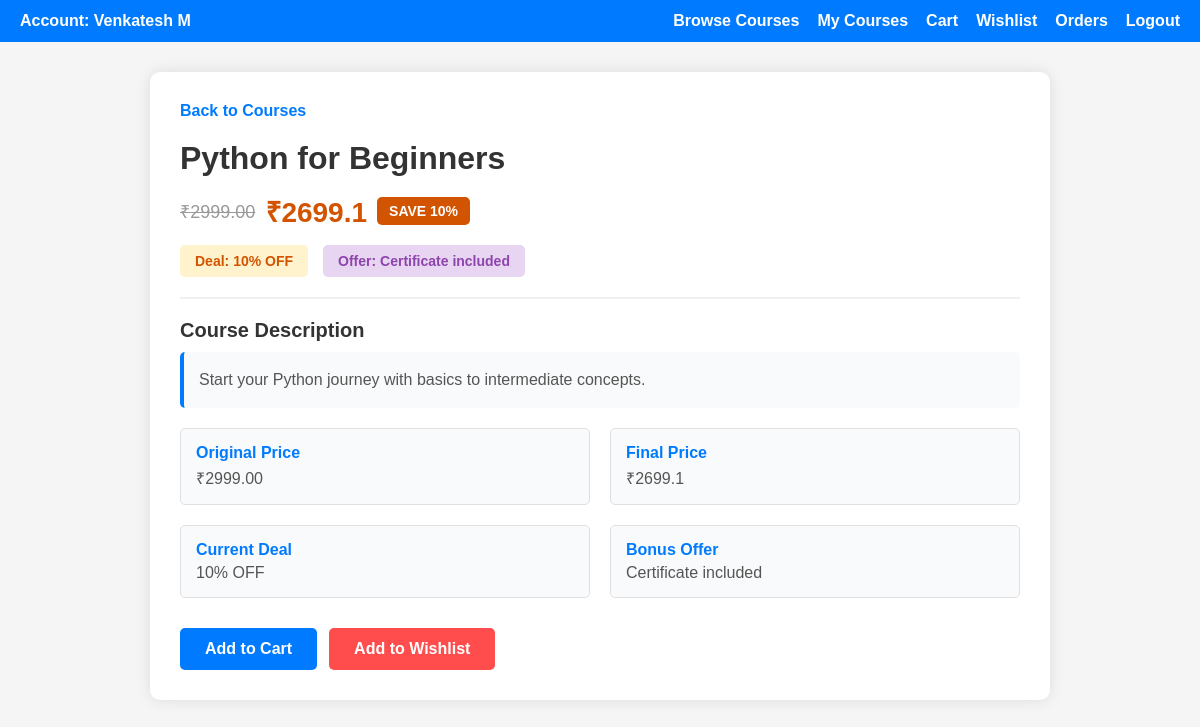
Screenshot of /view_course.php?id=2 (signed in) with the database file from the repository.
### tables this page shows
CREATE TABLE `courses` (
  `id` int(11) NOT NULL,
  `title` varchar(255) DEFAULT NULL,
  `description` text DEFAULT NULL,
  `price` decimal(10,2) DEFAULT NULL,
  `deal` varchar(255) DEFAULT NULL,
  `offer` varchar(255) DEFAULT NULL
);

### db_helper.php (called while the page is built, shortened)
<?php
function getDiscountedPrice($originalPrice, $dealString) {
    preg_match('/(\d+)%/', $dealString, $matches);
    if (!empty($matches[1])) {
        $discountPercent = (int)$matches[1];
        return round($originalPrice * (1 - $discountPercent / 100), 2);
    }
    return $originalPrice;
}
function getDiscountPercent($dealString) {
    preg_match('/(\d+)%/', $dealString, $matches);
    return !empty($matches[1]) ? (int)$matches[1] : 0;
}
?>

### view_course.php (the view, shortened to what this page needs)
<?php
require_once 'db_helper.php';
$conn = new mysqli("localhost", "root", "", "23UCS105");
$course_id = isset($_GET['id']) ? (int)$_GET['id'] : 0;
$result = $conn->query("SELECT * FROM courses WHERE id = $course_id");
$course = $result->fetch_assoc();
$discountedPrice = getDiscountedPrice($course['price'], $course['deal']);
$discountPercent = getDiscountPercent($course['deal']);
?>
<!DOCTYPE html>
<html lang="en">
<head>
</head>
<body>
<div class="appbar">
    <div class="appbar-left">
        <div class="icon">Account: <?= $_SESSION['user'] ?></div>
    </div>
    <div class="appbar-right">
        <a href="dashboard.php" class="icon">Browse Courses</a>
        <a href="my_courses.php" class="icon">My Courses</a>
        <a href="cart.php" class="icon">Cart</a>
        <a href="wishlist.php" class="icon">Wishlist</a>
        <a href="order_history.php" class="icon">Orders</a>
        <a href="auth.php?logout=1" class="icon">Logout</a>
    </div>
</div>
<div class="container">
    <a href="dashboard.php" class="back-link">Back to Courses</a>
    <div class="course-header">
        <h1 class="course-title"><?= htmlspecialchars($course['title']) ?></h1>
        <div class="course-meta">
            <div class="price-section">
                <?php if ($discountPercent > 0): ?>
                    <span class="original-price">₹<?= $course['price'] ?></span>
                    <span class="discounted-price">₹<?= $discountedPrice ?></span>
                    <span class="discount-badge">SAVE <?= $discountPercent ?>%</span>
                <?php else: ?>
                    <span class="discounted-price">₹<?= $course['price'] ?></span>
                <?php endif; ?>
            </div>
        </div>
        <div class="deal-info">
            <?php if (!empty($course['deal'])): ?>
                <span class="deal-tag">Deal: <?= htmlspecialchars($course['deal']) ?></span>
            <?php endif; ?>
            <?php if (!empty($course['offer'])): ?>
                <span class="offer-tag">Offer: <?= htmlspecialchars($course['offer']) ?></span>
            <?php endif; ?>
        </div>
    </div>
    <div class="course-content">
        <div class="course-section-title">Course Description</div>
        <div class="course-description">
            <?= nl2br(htmlspecialchars($course['description'])) ?>
        </div>
        <div class="course-details-grid">
            <div class="detail-item">
                <div class="detail-label">Original Price</div>
                <div class="detail-value">₹<?= $course['price'] ?></div>
            </div>
            <div class="detail-item">
                <div class="detail-label">Final Price</div>
                <div class="detail-value">₹<?= $discountedPrice ?></div>
            </div>
            <?php if (!empty($course['deal'])): ?>
                <div class="detail-item">
                    <div class="detail-label">Current Deal</div>
                    <div class="detail-value"><?= htmlspecialchars($course['deal']) ?></div>
                </div>
            <?php endif; ?>
            <?php if (!empty($course['offer'])): ?>
                <div class="detail-item">
                    <div class="detail-label">Bonus Offer</div>
                    <div class="detail-value"><?= htmlspecialchars($course['offer']) ?></div>
                </div>
            <?php endif; ?>
        </div>
    </div>
    <div class="action-buttons">
        <a href="cart.php?add=<?= $course['id'] ?>">
            <button class="add-to-cart-btn">Add to Cart</button>
        </a>
        <a href="wishlist.php?add=<?= $course['id'] ?>">
            <button class="wishlist-btn">Add to Wishlist</button>
        </a>
    </div>
</div>
</body>
</html>

### view_course.php (style rules this page uses)
* { box-sizing: border-box; }
body { margin: 0; font-family: Arial, sans-serif; background: #f5f5f5; }
.appbar { background: #007bff; color: white; padding: 12px 20px; display: flex; align-items: center; justify-content: space-between; }
.appbar-left { display: flex; align-items: center; gap: 12px; }
.appbar-right { display: flex; align-items: center; gap: 18px; }
.icon { cursor: pointer; font-weight: bold; color: white; text-decoration: none; }
.container { max-width: 900px; margin: 30px auto; background: white; padding: 30px; border-radius: 10px; box-shadow: 0 0 15px rgba(0,0,0,0.1); }
.back-link { display: inline-block; margin-bottom: 20px; color: #007bff; text-decoration: none; font-weight: bold; font-size: 16px; }
.course-header { border-bottom: 2px solid #f0f0f0; padding-bottom: 20px; margin-bottom: 20px; }
.course-title { font-size: 32px; font-weight: bold; margin: 0 0 15px 0; color: #333; }
.course-meta { display: flex; align-items: center; gap: 15px; margin-bottom: 15px; }
.price-section { display: flex; align-items: center; gap: 10px; }
.original-price { font-size: 18px; color: #999; text-decoration: line-through; }
.discounted-price { font-size: 28px; font-weight: bold; color: #d35400; }
.discount-badge { display: inline-block; background: #d35400; color: white; padding: 6px 12px; border-radius: 5px; font-size: 14px; font-weight: bold; }
.deal-info { display: flex; gap: 15px; margin-top: 15px; }
.deal-tag { background: #fff3cd; color: #d35400; padding: 8px 15px; border-radius: 5px; font-weight: bold; font-size: 14px; }
.offer-tag { background: #e8d5f2; color: #8e44ad; padding: 8px 15px; border-radius: 5px; font-weight: bold; font-size: 14px; }
.course-content { margin-bottom: 30px; }
.course-section-title { font-size: 20px; font-weight: bold; color: #333; margin: 20px 0 10px 0; }
.course-description { font-size: 16px; line-height: 1.6; color: #555; background: #f9fafb; padding: 15px; border-left: 4px solid #007bff; border-radius: 5px; }
.course-details-grid { display: grid; grid-template-columns: 1fr 1fr; gap: 20px; margin: 20px 0; }
.detail-item { padding: 15px; background: #f9fafb; border-radius: 5px; border: 1px solid #e0e0e0; }
.detail-label { font-weight: bold; color: #007bff; margin-bottom: 5px; }
.detail-value { color: #555; font-size: 16px; }
.action-buttons { display: flex; gap: 12px; margin-top: 30px; }
button { padding: 12px 25px; border: none; border-radius: 5px; cursor: pointer; font-size: 16px; font-weight: bold; transition: all 0.3s ease; }
.add-to-cart-btn { background: #007bff; color: white; flex: 1; }
.wishlist-btn { background: #ff4d4d; color: white; flex: 0.5; }
a { text-decoration: none; }

### rows the page displays
courses: title "Python for Beginners", price "2999.00", discountedPrice "2699.1", deal "10", deal "10% OFF", offer "Certificate included", description "Start your Python journey with basics to intermediate concepts."

### other values shown
$_SESSION['user'] "Venkatesh M"
